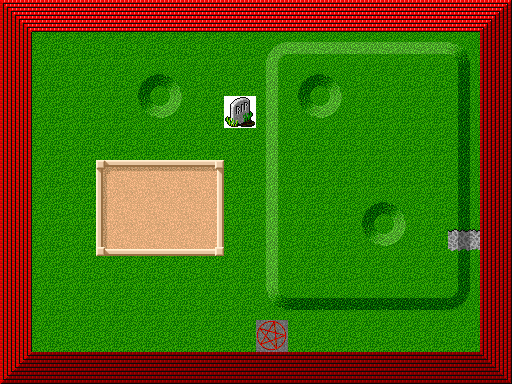

A level layout from a 2D game, rendered from its tile map. Below: a short description, then the map file with tile-grid data replaced by summaries:
An orthogonal 16x12 tile map with 32x32 px tiles, 2 tile layers (background, collision).

<map version="1.0" orientation="orthogonal" width="16" height="12" tilewidth="32" tileheight="32">
 <tileset firstgid="1" name="tiles" tilewidth="32" tileheight="32">
  <image source="../images/tiles.png" width="256" height="544" />
 </tileset>
 <layer name="background" width="16" height="12">
  <data>[192 cells, 192 non-empty, 25 distinct tile ids]</data>
 </layer>
 <layer name="collision" width="16" height="12">
  <data>[192 cells, 52 non-empty, 8 distinct tile ids]</data>
 </layer>
</map>